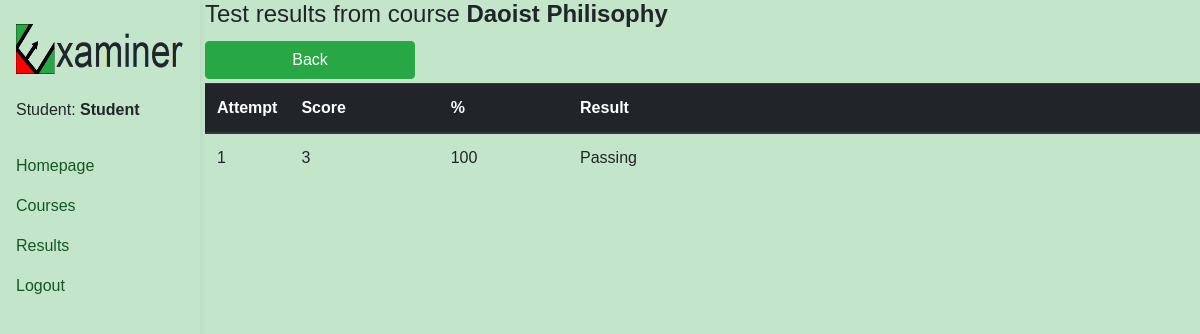
The app's page /en/student/course/results/494 (signed in) with its own data.
### exam/models.py (models this page shows, shortened)
class Course(models.Model):
    students = models.ManyToManyField(User)
    name = models.CharField(max_length = 100)
    multiple_answer_questions = models.BooleanField(default=False)
    time = models.PositiveSmallIntegerField(default=0)
    question_amount = models.PositiveSmallIntegerField(default=0)
    lesson_amount = models.PositiveSmallIntegerField(default=0)
    attempt_amount = models.PositiveSmallIntegerField(default=3)
    test_ready = models.BooleanField(default=False)
    passing_score = models.PositiveSmallIntegerField(default=0)
    category = models.CharField(max_length=100, default="")
    platform = models.ForeignKey(Platform, on_delete = models.CASCADE, blank=True, null=True)

class Result(models.Model):
    course = models.ForeignKey(Course, on_delete = models.CASCADE)
    student = models.ForeignKey(User, on_delete = models.CASCADE)
    finished = models.BooleanField(default = False)
    current_score = models.PositiveSmallIntegerField(default = False)
    current_question = models.PositiveSmallIntegerField(default = 1)
    question_order = models.CharField(max_length=2000, null=True)
    start_time = models.DateTimeField(auto_now_add=True)
    end_time = models.DateTimeField(null=True)
    passed = models.BooleanField(default = False)

### student/views.py (the view)
# urls.py: path("course/results/<int:pk>", StudentResultView.as_view(), name="course-results"),
class StudentResultView(LoginRequiredMixin, View):
    template_name = "student_result_view.html"
    def get(self, request, *args, **kwargs):
        platform = Platform.objects.get(users=request.user)
        course = get_object_or_404(Course, pk=self.kwargs["pk"])
        results = Result.objects.filter(course=course, student=request.user)
        perc = []
        for result in results:
            perc.append(round(100*result.current_score/course.question_amount))
        context = {"course" : course,
                   "results" : zip(results, perc),
                   "platform" : platform}
        return render(request, self.template_name, context)

### student/templates/student_result_view.html
{% extends "student_base.html" %}
{% load i18n %}
{% block content %}
<h4>{% trans "Test results from course" %} <b>{{course.name}}</b></h4>
<a href="{% url 'student:results-general' %}">
  <button class="btn btn-success mt-1 mb-1 myButton" id="back">
    {% trans "Back" %}
  </button>
</a>
<table class="table">
  <thead class="thead-dark">
    <tr>
      <th width="6%" scope="col">{% trans "Attempt" %}</th>
      <th width="15%" scope="col">{% trans "Score" %}</th>
      <th width="13%" scope="col">%</th>
      <th scope="col">{% trans "Result" %}</th>
    </tr>
  </thead>
  <tbody>
    {% for result, perc in results %}
    <tr>
      <td>{{forloop.counter}}</td>
      <td id="score_{{course.name}}_{{forloop.counter}}">{{result.current_score}}</td>
      <td id="perc_{{course.name}}_{{forloop.counter}}">{{perc}}</td>
      <td id="status_{{course.name}}_{{forloop.counter}}">{% if result.passed %} {% trans "Passing" %} {% else %}
         {% trans "Failing" %} {% endif %}</td>
    </tr>
    {% endfor %}
  </tbody>
</table>
{% endblock %}

### student/templates/student_base.html (shortened to what this page needs)
{% load static %}
{% load i18n %}
<!DOCTYPE html>
<html lang="en">
<head>
  <link rel="stylesheet" href="https://cdn.jsdelivr.net/npm/bootstrap@4.0.0/dist/css/bootstrap.min.css">
  <link rel="stylesheet" type="text/css" href="{% static 'css/general.css' %}"/>
</head>
<body>
  <header>
    <nav id="sidebarMenu" class="collapse d-lg-block sidebar collapse bg-transparent">
      <div class="position-sticky">
        <div class="list-group list-group-flush mx-3 mt-4">
          {% if platform.logo|length == 0 %}
          <img src="{% static 'img/logo3.png' %}" height="50" width="170"/>
          {% else %}
          <img class="side_logo" src="/media/logos/{{platform.logo}}"/>
          {% endif %}
          <span>&nbsp</span>
          <span id="current_username">Student: <b>{{request.user.username}}</b></span>
          <span>&nbsp</span>
          {% if nav_var == "homepage" %}
          <a href="{% url 'exam:home-redirect' %}" class="list-group-item-success list-group-item-action py-2 ripple active" aria-current="true">
            <i class="fas fa-tachometer-alt fa-fw me-3"></i><span>{% trans "Homepage" %}</span>
          </a>
          {% else %}
          <a href="{% url 'exam:home-redirect' %}" class="list-group-item-success list-group-item-action py-2 ripple" aria-current="true">
            <span>{% trans "Homepage" %}</span>
          </a>
          {% endif %}
          {% if nav_var == "search_course" %}
          <a href="{% url 'student:student-search-course' %}" class="list-group-item-success list-group-item-action py-2 ripple active" aria-current="true" id="nav_courses">
            <i class="fas fa-tachometer-alt fa-fw me-3"></i><span>{% trans "Courses" %}</span>
          </a>
          {% else %}
          <a href="{% url 'student:student-search-course' %}" class="list-group-item-success list-group-item-action py-2 ripple" aria-current="true" id="nav_courses">
            <span>{% trans "Courses" %}</span>
          </a>
          {% endif %}
          {% if nav_var == "results" %}
          <a href="{% url 'student:results-general' %}" class="list-group-item-success list-group-item-action py-2 ripple active" aria-current="true" id="nav_results">
            <i class="fas fa-tachometer-alt fa-fw me-3"></i><span>{% trans "Results" %}</span>
          </a>
          {% else %}
          <a href="{% url 'student:results-general' %}" class="list-group-item-success list-group-item-action py-2 ripple" aria-current="true" id="nav_results">
            <span>{% trans "Results" %}</span>
          </a>
          {% endif %}
          <a href="{% url 'exam:logout' %}" class="list-group-item-success list-group-item-action py-2 ripple" aria-current="true" id="logout">
            <span>{% trans "Logout" %}</span>
          </a>
        </div>
      </div>
    </nav>
  </header>
  <div class ="ml-cont">
    {% block content %}{% endblock %}
  </div>
  </body>
</html>

### static/css/general.css (style rules this page uses)
body { font-family: Arial; background-color: rgb(195, 230, 203); }
.myButton { width: 210px; }
.ml-cont { margin-left: 205px; }
.sidebar { position: fixed; top: 0; bottom: 0; left: 0; box-shadow: 0 2px 5px 0 rgb(0 0 0 / 5%), 0 2px 10px 0 rgb(0 0 0 / 5%); width: 200px; z-index: 600; }

### records on screen
Course: name "Daoist Philisophy"
Result: current_score "3", perc "100"

### other values on screen
{{ request.user.username }} "Student"
